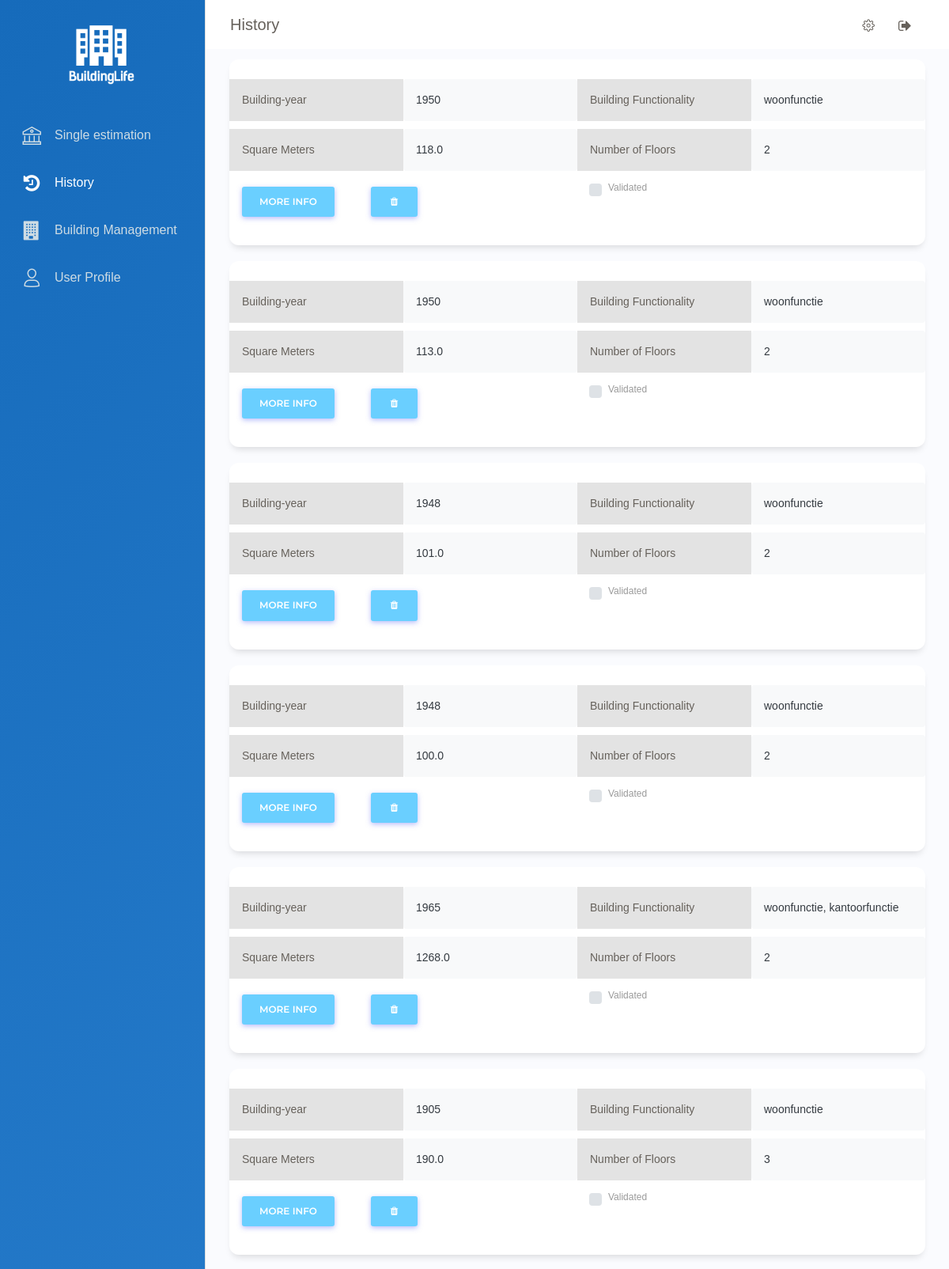
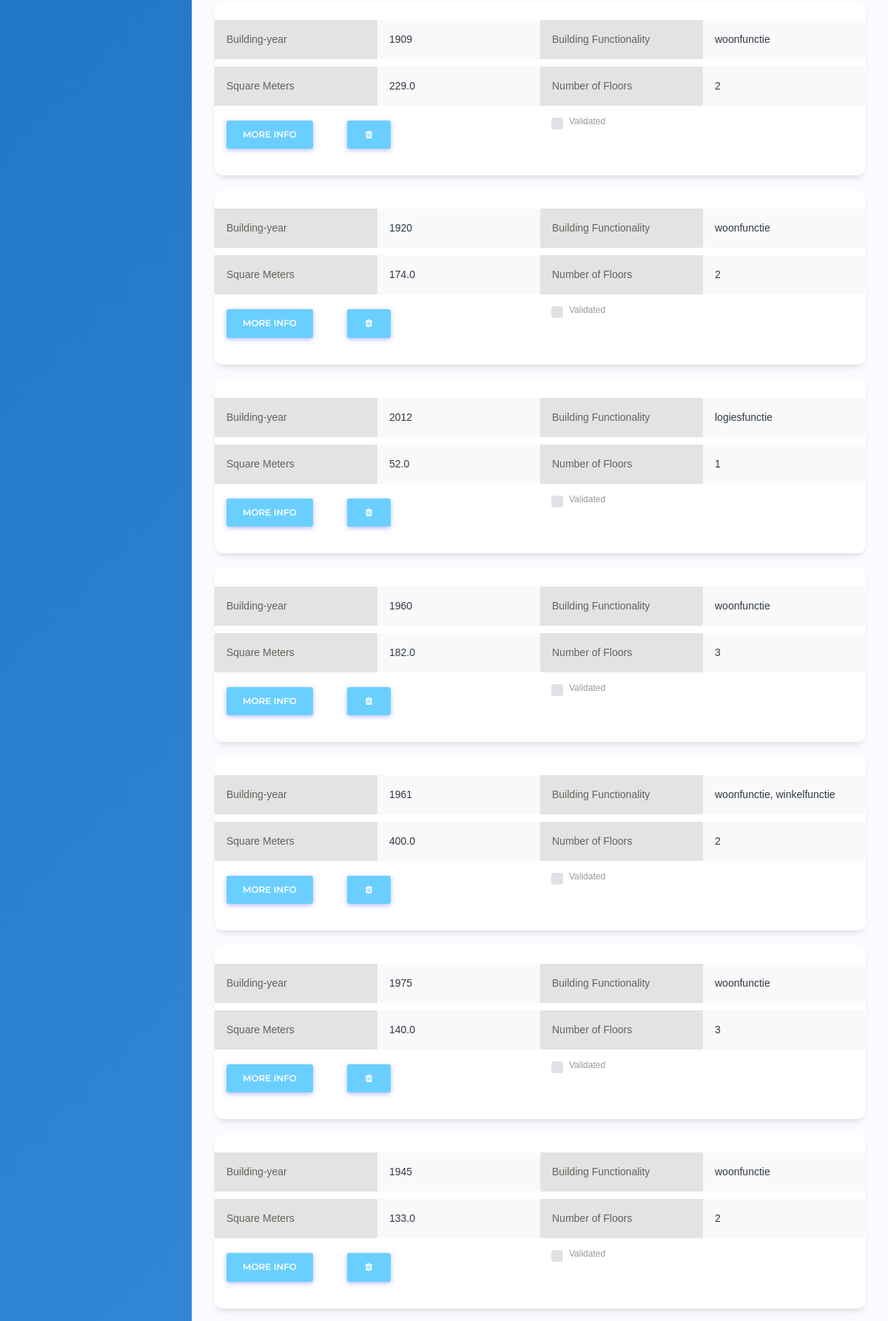
The app's page /history (upper part) with its own data (2 pictures, top to bottom).
### app/models.py (models this page shows, shortened)
class Building(db.Model):
	__tablename__ = "Building"
	id                      = db.Column(db.Integer, primary_key=True)
	Street_name				= db.Column(db.String(120))
	Place_name				= db.Column(db.String(120))
	house_number 			= db.Column(db.String(120))
	postal_code				= db.Column(db.String(120))
	building_year           = db.Column(db.Integer)
	building_functionality  = db.Column(db.String(120))
	square_meters           = db.Column(db.Float)
	number_floors           = db.Column(db.Integer)
	ground_0_50				= db.Column(db.Integer)
	roof_0_25				= db.Column(db.Integer)
	roof_0_75				= db.Column(db.Integer)
	roof_0_95				= db.Column(db.Integer)
	roof_flat				= db.Column(db.Boolean, default = False)
	x_cordinate				= db.Column(db.String(120))
	y_cordinate				= db.Column(db.String(120))
	windows 				= db.Column(db.Integer)
	user_id                 = db.Column(db.Integer, db.ForeignKey('user.id'))

### app/routes.py (the view)
@app.route('/history')
def history():
	material_estimation =  Material_estimation.query.order_by(Material_estimation.building_id.desc())
	material_estimation_dict = []
	for mat_est in material_estimation:
		material_estimation_dict.append({"Steel_value" : mat_est.steel_Value,
		                                 "Steel_quantity" : mat_est.steel_quantity,
										 "Concrete_value" : mat_est.concrete_Value,
										 "Concrete_quantity" : mat_est.concrete_quantity,
										 "Copper_value" : mat_est.copper_Value,
										 "Copper_quantity" : mat_est.copper_quantity,
										 "Glass_value" : mat_est.glass_Value,
										 "Glass_quantity" : mat_est.glass_quantity,
										 "Timber_value" : mat_est.timber_Value,
										 "Timber_quantity" : mat_est.timber_quantity,
										 "Polystyrene_value" : mat_est.polystyrene_Value,
										 "Polystyrene_quantity" : mat_est.polystyrene_quantity,
										 "Total_value" : mat_est.total_value})
	buildings = Building.query.order_by(Building.id.desc())
	size = len(material_estimation_dict)
	return render_template('history.html', buildings=buildings, material_estimation_dict = material_estimation_dict, size = size)

### app/templates/history.html (shortened to what this page needs)
{% extends "base.html" %}
{% block content %}
    <div class="main-panel">
      <nav class="navbar navbar-expand-lg navbar-absolute fixed-top navbar-transparent">
        <div class="container-fluid">
          <div class="navbar-wrapper">
            <a class="navbar-brand" href="#pablo">History</a>
          </div>
          <div class="collapse navbar-collapse justify-content-end" id="navigation">
            <ul class="navbar-nav">
              <li class="nav-item">
                <a class="nav-link btn-rotate">
                  <i class="nc-icon nc-settings-gear-65"></i>
                </a>
              </li>
              <li class="nav-item">
                <a class="nav-link btn-rotate" href="{{url_for('logout')}}">
                  <i class="fa fa-sign-out"></i>
                </a>
              </li>
            </ul>
          </div>
        </div>
      </nav>
      <div class="content">
        <div class="row">
        {% for building in buildings %}
        {% if loop.index <= size %}
          <div class="col-md-12">
            <div class="card ">
              <div class="card-body ">
                <div class="row" style="margin-top:10px">
                  <div class="p-3 col-md-3" style="background-color: #e3e3e3; color: #66615B">Building-year</div>
                  <div class="p-3 bg-light text-dark rounded col-md-3">{{ building.building_year }}</div>
                  <div class="p-3 col-md-3" style="background-color: #e3e3e3; ; color: #66615B">Building Functionality</div>
                  <div class="p-3 bg-light text-dark rounded col-md-3">{{ building.building_functionality }}</div>
                </div>
                <div class="row" style="margin-top:10px">
                  <div class="p-3 col-md-3" style="background-color: #e3e3e3; color: #66615B">Square Meters</div>
                  <div class="p-3 bg-light text-dark rounded col-md-3">{{ building.square_meters }}</div>
                  <div class="p-3 col-md-3" style="background-color: #e3e3e3; color: #66615B">Number of Floors</div>
                  <div class="p-3 bg-light text-dark rounded col-md-3">{{ building.number_floors }}</div>
                </div>
                <div class="row" style="margin-top:10px">
                  <div class=" col-md-6">
                    <p style="padding: 0 0 0px">
                      <button class="btn btn-primary" type="button" data-toggle="collapse" data-target="#collapseExample{{loop.index}}" aria-expanded="false" aria-controls="collapseExample{{loop.index}}">
                      More info
                      </button>
                      <button class="btn btn-primary" type="button" style="margin-left: 10%"  onclick="var r = confirm('Are you sure you want to delete this estimation ?');
                        if (r == true) {
                          location.href='{{url_for('suppr', idEstimation=building.id)}}';
                        }">
                          <i class="fa fa-trash fa-fw" aria-hidden="true"></i>
                      </button>
                    </p>
                  </div>
                  <div class=" col-md-6">
                    <div class="custom-control custom-checkbox">
                      <label class="custom-control-label" for="checkbox_{{ building.id }}" >Validated</label>
                    </div>
                  </div>
                </div>
            </div>
              </div>
              </div>
          {% endif %}
			    {% endfor %}
            </div>
	  </div>
  </div>
  {% endblock %}

### app/templates/base.html (shortened to what this page needs)
<!DOCTYPE html>
<html lang="en">
<head>
  <link href="https://maxcdn.bootstrapcdn.com/font-awesome/latest/css/font-awesome.min.css" rel="stylesheet">
   <link href= "{{ url_for('static',filename='Front_end/Dashboard/assets/css/bootstrap.min.css') }}" rel= "stylesheet" >
   <link href= "{{ url_for('static',filename='Front_end/Dashboard/assets/css/paper-dashboard.css') }}" rel= "stylesheet" >
   <link href= "{{ url_for('static',filename='Front_end/Dashboard/assets/css/styleProgressBar.css') }}" rel= "stylesheet" >
   <link rel="stylesheet" href="https://cdnjs.cloudflare.com/ajax/libs/font-awesome/4.7.0/css/font-awesome.min.css">
</head>
<body class="">
  <div class="wrapper ">
    <div class="sidebar" data-color="white" data-active-color="danger">
      <div class="logo mx-auto">
        <a class="sticky-logo" href="dashboard">
          <img style="width: 55%; height:50%; vertical-align: middle;" class="img-fluid mx-auto d-block" src="static/Front_end/img/Logo_Updated.png" alt="" title="">
        </a>
      </div>
	 <div class="sidebar-wrapper" style="overflow: hidden;">
        <ul class="nav">
          {% if url_for(request.endpoint) == "/dashboard" or dashboard_used == True or tryout == True %}
            <li class="active ">
          {% else %}
            <li>
          {% endif %}
          {% if tryout != True %}
            <a href="dashboard">
          {% else %}
             <a href="">
          {% endif %}
              <i class="nc-icon nc-bank"></i>
              <p style = "font-family: Nunito,sans-serif; font-weight: 400; font-size: 1rem">Single estimation</p>
            </a>
          </li>
        {% if tryout != True %}
          {% if url_for(request.endpoint) == "/history" %}
            <li class="active ">
          {% else %}
            <li>
          {% endif %}
            <a href="history">
              <i class="fa fa-history"></i>
              <p style = "font-family: Nunito,sans-serif; font-weight: 400; font-size: 1rem">History</p>
            </a>
          </li>
          {% if url_for(request.endpoint) == "/BuildingManagement" or url_for(request.endpoint) == "/parameters" or (url_for(request.endpoint) == "/building_management_estimation" and dashboard_used != True) %}
          <li class="active ">
          {% else %}
          <li>
          {% endif %}
            <a href="BuildingManagement">
              <i class="fa fa-building"></i>
              <p style = "font-family: Nunito,sans-serif; font-weight: 400; font-size: 1rem;">Building Management</p>
            </a>
          </li>
          {% if url_for(request.endpoint) == "/UserProfile" %}
          <li class="active ">
          {% else %}
          <li>
          {% endif %}
            <a href="UserProfile">
              <i class="nc-icon nc-single-02"></i>
              <p style = "font-family: Nunito,sans-serif; font-weight: 400; font-size: 1rem;">User Profile</p>
            </a>
          </li>
        {% endif %}
        </ul>
      </div>
    </div>
{% block content %}{% endblock %}
</body>
</html>

### records on screen
Building: building_year "1950", building_functionality "woonfunctie", square_meters "118.0", number_floors "2"
Building: building_year "1950", building_functionality "woonfunctie", square_meters "113.0", number_floors "2"
Building: building_year "1948", building_functionality "woonfunctie", square_meters "101.0", number_floors "2"
Building: building_year "1948", building_functionality "woonfunctie", square_meters "100.0", number_floors "2"
Building: building_year "1965", building_functionality "woonfunctie, kantoorfunctie", square_meters "1268.0", number_floors "2"
Building: building_year "1905", building_functionality "woonfunctie", square_meters "190.0", number_floors "3"
Building: building_year "1909", building_functionality "woonfunctie", square_meters "229.0", number_floors "2"
Building: building_year "1920", building_functionality "woonfunctie", square_meters "174.0", number_floors "2"
Building: building_year "2012", building_functionality "logiesfunctie", square_meters "52.0", number_floors "1"
Building: building_year "1960", building_functionality "woonfunctie", square_meters "182.0", number_floors "3"
Building: building_year "1961", building_functionality "woonfunctie, winkelfunctie", square_meters "400.0", number_floors "2"
Building: building_year "1975", building_functionality "woonfunctie", square_meters "140.0", number_floors "3"
Building: building_year "1945", building_functionality "woonfunctie", square_meters "133.0", number_floors "2"
